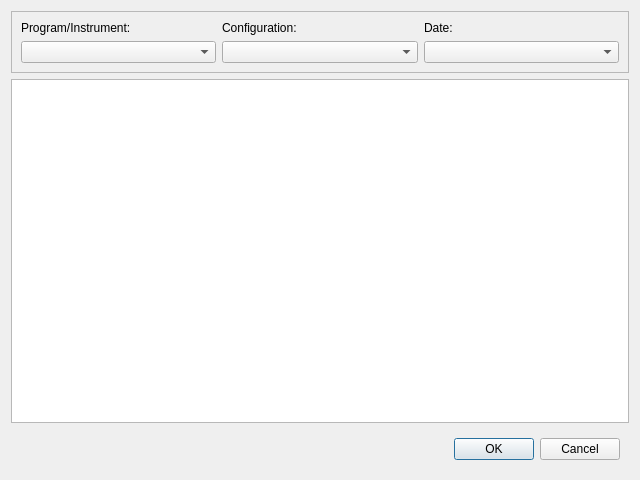
<?xml version="1.0" encoding="UTF-8"?>
<ui version="4.0">
 <class>Dialog</class>
 <widget class="QDialog" name="Dialog">
  <property name="geometry">
   <rect>
    <x>0</x>
    <y>0</y>
    <width>640</width>
    <height>480</height>
   </rect>
  </property>
  <property name="windowTitle">
   <string>Calibration Helper</string>
  </property>
  <layout class="QVBoxLayout" name="verticalLayout_2">
   <item>
    <layout class="QVBoxLayout" name="verticalLayout">
     <item>
      <widget class="QFrame" name="frame">
       <property name="frameShape">
        <enum>QFrame::StyledPanel</enum>
       </property>
       <property name="frameShadow">
        <enum>QFrame::Raised</enum>
       </property>
       <layout class="QGridLayout" name="gridLayout">
        <item row="1" column="0">
         <widget class="QComboBox" name="Instrument"/>
        </item>
        <item row="1" column="1">
         <widget class="QComboBox" name="instConfig"/>
        </item>
        <item row="1" column="2">
         <widget class="QComboBox" name="date"/>
        </item>
        <item row="0" column="0">
         <widget class="QLabel" name="label">
          <property name="text">
           <string>Program/Instrument:</string>
          </property>
         </widget>
        </item>
        <item row="0" column="1">
         <widget class="QLabel" name="label_2">
          <property name="text">
           <string>Configuration:</string>
          </property>
         </widget>
        </item>
        <item row="0" column="2">
         <widget class="QLabel" name="label_3">
          <property name="text">
           <string>Date:</string>
          </property>
         </widget>
        </item>
       </layout>
      </widget>
     </item>
    </layout>
   </item>
   <item>
    <widget class="QPlainTextEdit" name="calibrationInfo"/>
   </item>
   <item>
    <widget class="QWidget" name="widget" native="true">
     <layout class="QHBoxLayout" name="horizontalLayout_3">
      <item>
       <widget class="QWidget" name="widget_2" native="true"/>
      </item>
      <item>
       <widget class="QDialogButtonBox" name="buttonBox">
        <property name="sizePolicy">
         <sizepolicy hsizetype="Maximum" vsizetype="Fixed">
          <horstretch>0</horstretch>
          <verstretch>0</verstretch>
         </sizepolicy>
        </property>
        <property name="orientation">
         <enum>Qt::Horizontal</enum>
        </property>
        <property name="standardButtons">
         <set>QDialogButtonBox::Cancel|QDialogButtonBox::Ok</set>
        </property>
       </widget>
      </item>
     </layout>
    </widget>
   </item>
  </layout>
 </widget>
 <resources/>
 <connections>
  <connection>
   <sender>buttonBox</sender>
   <signal>rejected()</signal>
   <receiver>Dialog</receiver>
   <slot>reject()</slot>
   <hints>
    <hint type="sourcelabel">
     <x>316</x>
     <y>260</y>
    </hint>
    <hint type="destinationlabel">
     <x>286</x>
     <y>274</y>
    </hint>
   </hints>
  </connection>
  <connection>
   <sender>buttonBox</sender>
   <signal>accepted()</signal>
   <receiver>Dialog</receiver>
   <slot>accept()</slot>
   <hints>
    <hint type="sourcelabel">
     <x>248</x>
     <y>254</y>
    </hint>
    <hint type="destinationlabel">
     <x>157</x>
     <y>274</y>
    </hint>
   </hints>
  </connection>
 </connections>
</ui>
